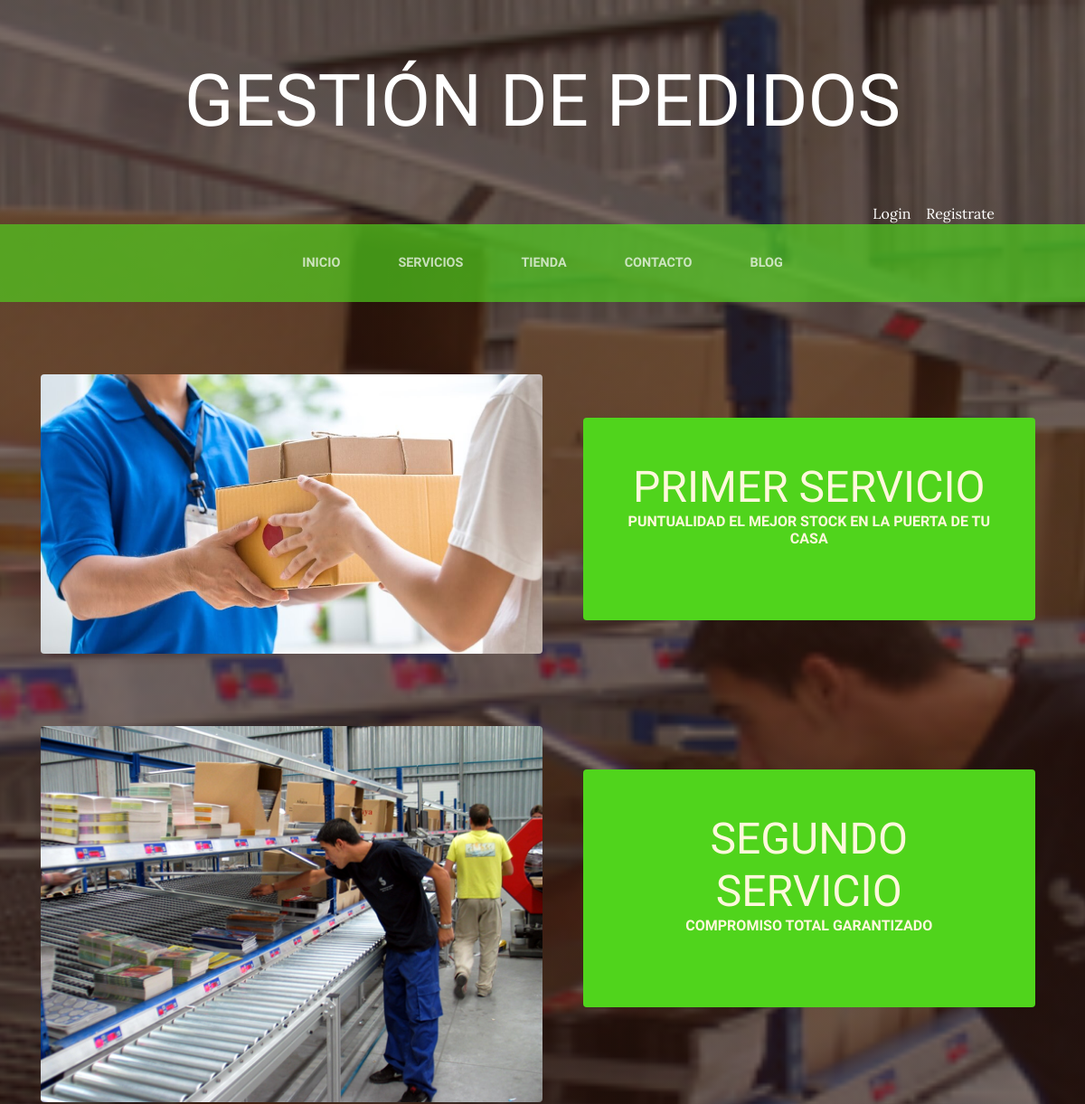
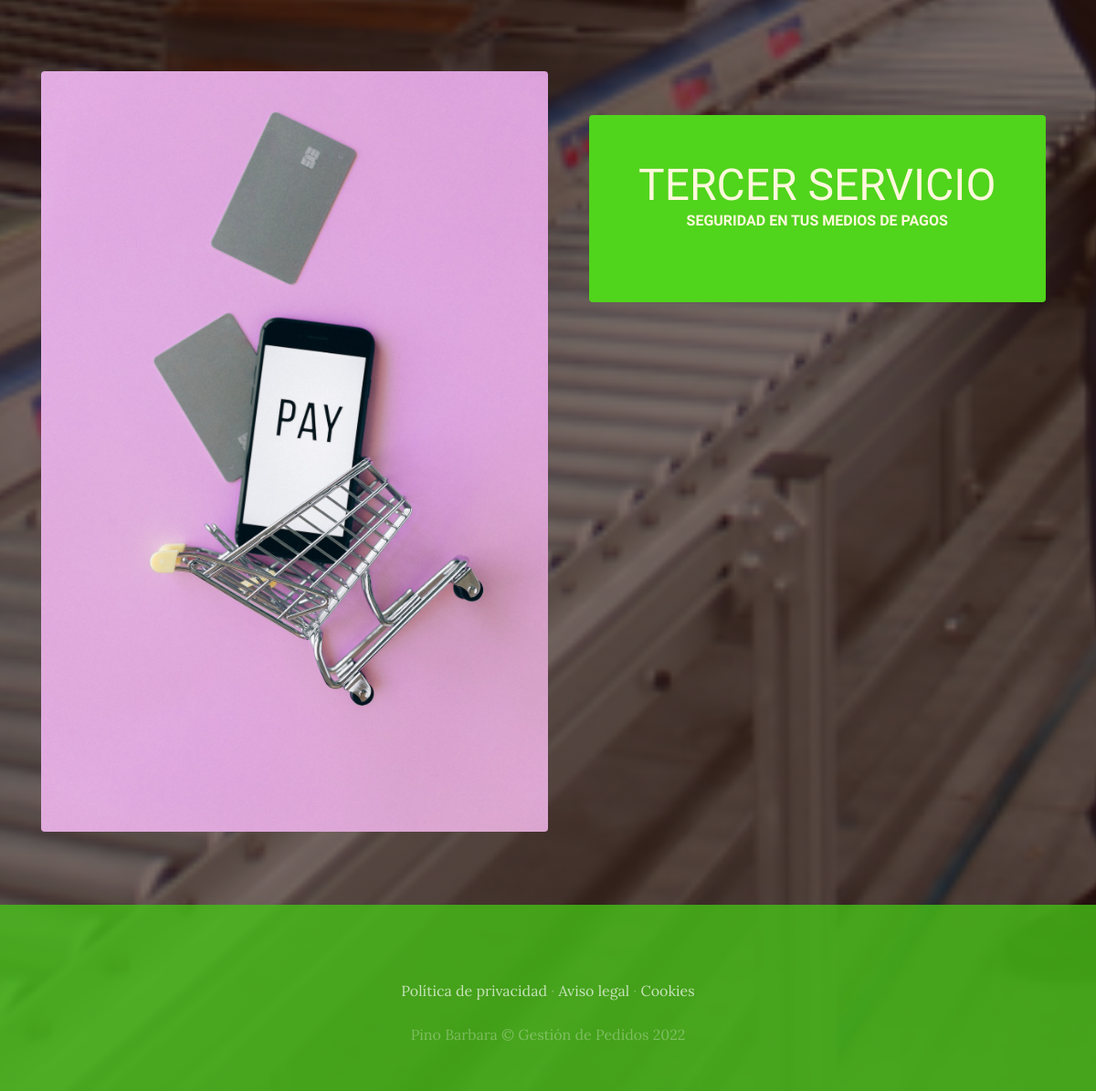
The app's page /servicios/ with its own data (2 pictures, top to bottom).
### servicios/models.py (models this page shows, shortened)
class servicio (models.Model):
    titulo=models.CharField(max_length=50)
    contenido=models.CharField(max_length=50)
    imagen=models.ImageField(upload_to='servicios')
    created=models.DateTimeField(auto_now_add=True)
    updated=models.DateTimeField(auto_now_add=True)
    class Meta:
        verbose_name ='servicio'
        verbose_name_plural='servicios'

### servicios/views.py (the view)
# urls.py: path('servicios/', include('servicios.urls')),
def servicios (request):
   servicios=servicio.objects.all()
   return render(request,"servicios/servicios.html",{"servicios":servicios })

### servicios/templates/servicios/servicios.html
{% extends "proyectowebapp/base.html" %}
{% load static %}
{% block content %}
   {% for servicio in servicios %}
    <section class="page-section clearfix">
      <div class="container">
        <div class="intro">
           <img class="intro-img img-fluid mb-3 mb-lg-0 rounded" src="{{servicio.imagen.url}}" alt="" style="width:50%;">
         <div class="intro-text left-0 text-center bg-faded p-5 rounded">
           <h2 class="section-heading mb-4" >
             <span class="section-heading-lower">{{servicio.titulo}}</span>
             <span class="section-heading-upper">{{servicio.contenido}}</span>
           </h2>
          </div>
        </div>
      </div>
    </section>
   {% endfor %}
{% endblock %}

### proyectowebapp/static/proyectowebapp/css/gestion.css (style rules this page uses)
body { font-family: 'Lora'; background: linear-gradient(rgba(47, 23, 15, 0.65), rgba(47, 23, 15, 0.65)), url("../img/bg_main.jpg"); background-attachment: fixed; background-position: center; background-size: cover; }
h1, h2, h3, h4, h5, h6 { font-family: 'Raleway'; }
.page-section { margin-top: 5rem; margin-bottom: 5rem; }
.section-heading { text-transform: uppercase; }
.section-heading .section-heading-upper { display: block; font-size: 1rem; font-weight: 800; padding-bottom:.5rem; }
.section-heading .section-heading-lower { display: block; font-size: 3rem; font-weight: 100; }
.bg-faded { background-color: rgba(255, 255, 255, 0.85); }
.intro { position: relative; }
@media (min-width: 992px) { .intro .intro-img { width: 75%; float: left; } }
@media (min-width: 992px) { .intro .intro-text { left: 600; width: 60%; margin-top: 3rem; background-color: rgb(80, 212, 28); color: cornsilk; position: absolute; } }
@media (min-width: 1200px) { .intro .intro-text { width: 45%; } }

### records on screen
servicio: imagen (picture), titulo "PRIMER SERVICIO", contenido "PUNTUALIDAD EL MEJOR STOCK EN LA PUERTA DE TU CASA"
servicio: imagen (picture), titulo "SEGUNDO SERVICIO", contenido "COMPROMISO TOTAL GARANTIZADO"
servicio: imagen (picture), titulo "TERCER SERVICIO", contenido "SEGURIDAD EN TUS MEDIOS DE PAGOS"
